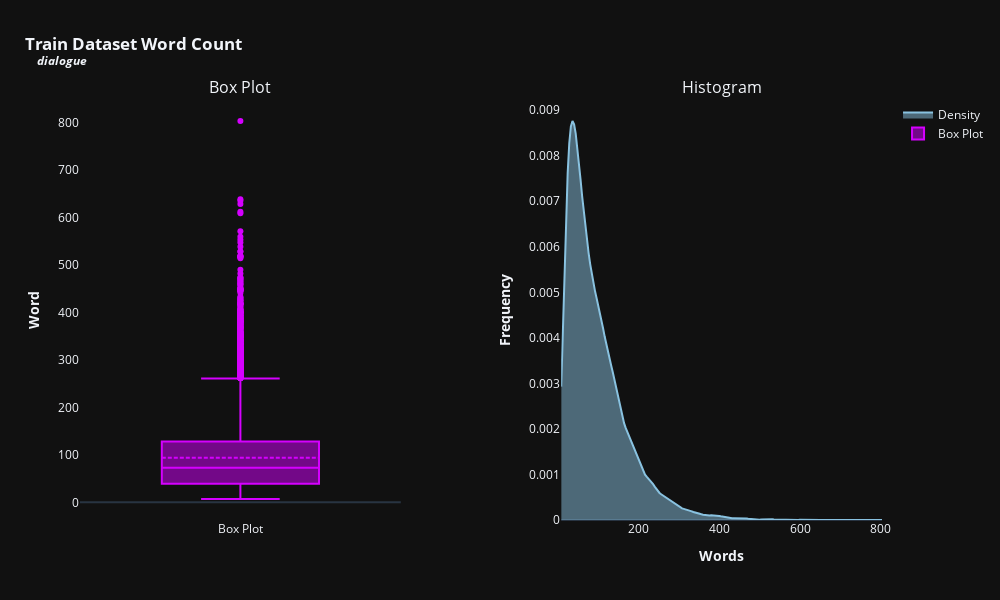
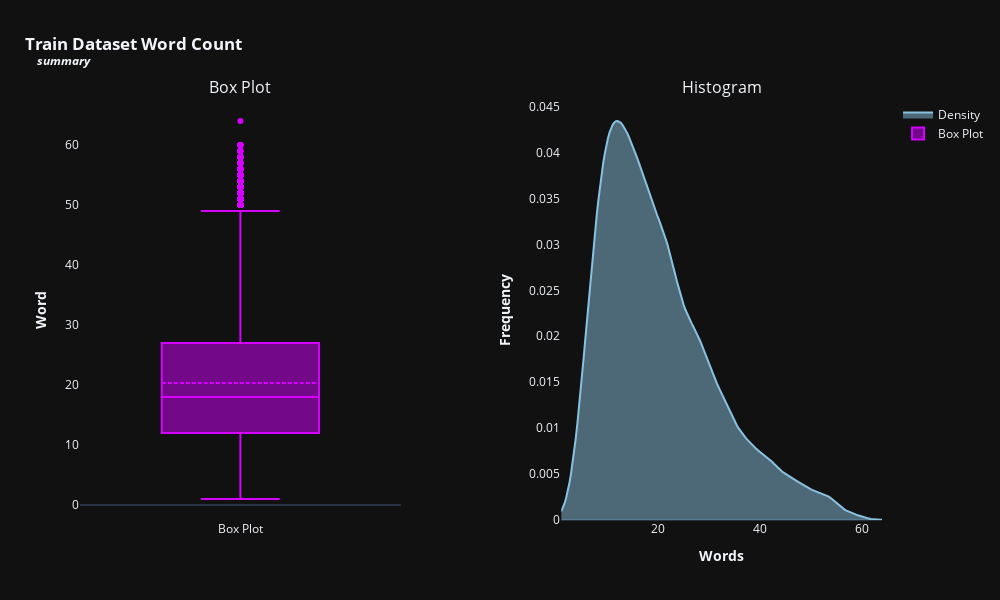

Source (notebook cell) for these figures, in order:
### Code cell
# Data Visualization
import numpy as np
import plotly.graph_objs as go
from plotly.subplots import make_subplots
from plotly.offline import init_notebook_mode
init_notebook_mode(connected=True)

# Statistics & Mathematics
from scipy.stats import gaussian_kde

# paper_color=
# bg_color =

template='plotly_dark'

def histogram_boxplot(df, hist_color, box_color, height, width, legend, name):
    '''This function plots a Histogram and a Box plot side by side
    
    Parameters:
    * hist_color: the color of the histogram
    * box_color: the color of the boxplots
    * heigh and width: Image size
    * legend = Either to display legend or not
    '''
    
    features=df.select_dtypes(include=[np.number]).columns.tolist()
    
    for feat in features:
        try:
            fig=make_subplots(rows=1, cols=2, subplot_titles=['Box Plot', 'Histogram'], horizontal_spacing=0.2)
            density=gaussian_kde(df[feat])
            x_vals=np.linspace(min(df[feat]), max(df[feat]), 200)
            density_vals=density(x_vals)
            
            fig.add_trace(go.Scatter(x=x_vals, y=density_vals, mode='lines', fill='tozeroy', name='Density', line_color=hist_color), row=1, col=2)
            fig.add_trace(go.Box(y=df[feat], name='Box Plot', boxmean=True, line_color=box_color), row=1, col=1)
            fig.update_layout(title={'text':f'<b>{name} Word Count<br><sup><i>&nbsp;&nbsp;&nbsp;&nbsp;{feat}</i></sup></b>', 'x':.025, 'xanchor':'left'}, 
                              margin=dict(t=100),
                              showlegend=legend, 
                              template=template,
                              #plot_bgcolor=bg_color,
                              #paper_bgcolor=paper_color,
                              height=height,
                              width=width,
                             )
            fig.update_yaxes(title_text=f'<b>Word</b>', row=1, col=1, showgrid=False)
            fig.update_xaxes(title_text='', row=1, col=1, showgrid=False)
            fig.update_yaxes(title_text='<b>Frequency</b>', row=1, col=2, showgrid=False)
            fig.update_xaxes(title_text=f'<b>Words</b>', row=1, col=2, showgrid=False)
            
            fig.show()
            print('\n')
        except Exception as e:
            print(f'An error occurred: {e}')
            
    
    
df_text_length=pd.DataFrame() # crating an empty dataframe
for feat in categorical_features: # iterating through features --> dialogue & summary
    df_text_length[feat]=train[feat].apply(lambda x: len(str(x).split())) # counting words for each feature

# ploting histogram-boxplot
histogram_boxplot(df_text_length, '#89c2e0', '#d500ff', 600, 1000, True, 'Train Dataset')

### Figure 1 — Plotly figure (JSON) as saved in the notebook; plotly's stock layout.template omitted (floating-point values rounded to 4 significant figures; data arrays with more than 128 entries replaced by an {"elided": "..."} marker saying what was removed)
{"data": [{"fill": "tozeroy", "line": {"color": "#89c2e0"}, "mode": "lines", "name": "Density", "x": {"elided": "200 int values"}, "y": {"elided": "200 float values"}, "type": "scatter", "xaxis": "x2", "yaxis": "y2"}, {"boxmean": true, "line": {"color": "#d500ff"}, "name": "Box Plot", "y": {"elided": "14731 int values"}, "type": "box", "xaxis": "x", "yaxis": "y"}], "layout": {"xaxis": {"anchor": "y", "domain": [0, 0.4], "title": {"text": ""}, "showgrid": false, "type": "category", "range": [-0.5, 0.5], "autorange": true}, "yaxis": {"anchor": "x", "domain": [0, 1], "title": {"text": "<b>Word</b>"}, "showgrid": false, "type": "linear", "range": [-37.22, 847.2], "autorange": true}, "xaxis2": {"anchor": "y2", "domain": [0.6, 1], "title": {"text": "<b>Words</b>"}, "showgrid": false, "type": "linear", "range": [7, 803], "autorange": true}, "yaxis2": {"anchor": "x2", "domain": [0, 1], "title": {"text": "<b>Frequency</b>"}, "showgrid": false, "type": "linear", "range": [0, 0.009224], "autorange": true}, "annotations": [{"font": {"size": 16}, "showarrow": false, "text": "Box Plot", "x": 0.2, "xanchor": "center", "xref": "paper", "y": 1, "yanchor": "bottom", "yref": "paper"}, {"font": {"size": 16}, "showarrow": false, "text": "Histogram", "x": 0.8, "xanchor": "center", "xref": "paper", "y": 1, "yanchor": "bottom", "yref": "paper"}], "title": {"text": "<b>Train Dataset Word Count<br><sup><i>&nbsp;&nbsp;&nbsp;&nbsp;dialogue</i></sup></b>", "x": 0.025, "xanchor": "left"}, "margin": {"t": 100}, "showlegend": true, "height": 600, "width": 1000}}

### Figure 2 — Plotly figure (JSON) as saved in the notebook; plotly's stock layout.template omitted (floating-point values rounded to 4 significant figures; data arrays with more than 128 entries replaced by an {"elided": "..."} marker saying what was removed)
{"data": [{"fill": "tozeroy", "line": {"color": "#89c2e0"}, "mode": "lines", "name": "Density", "x": {"elided": "200 float values"}, "y": {"elided": "200 float values"}, "type": "scatter", "xaxis": "x2", "yaxis": "y2"}, {"boxmean": true, "line": {"color": "#d500ff"}, "name": "Box Plot", "y": {"elided": "14731 int values"}, "type": "box", "xaxis": "x", "yaxis": "y"}], "layout": {"xaxis": {"anchor": "y", "domain": [0, 0.4], "title": {"text": ""}, "showgrid": false, "type": "category", "range": [-0.5, 0.5], "autorange": true}, "yaxis": {"anchor": "x", "domain": [0, 1], "title": {"text": "<b>Word</b>"}, "showgrid": false, "type": "linear", "range": [-2.5, 67.5], "autorange": true}, "xaxis2": {"anchor": "y2", "domain": [0.6, 1], "title": {"text": "<b>Words</b>"}, "showgrid": false, "type": "linear", "range": [1, 64], "autorange": true}, "yaxis2": {"anchor": "x2", "domain": [0, 1], "title": {"text": "<b>Frequency</b>"}, "showgrid": false, "type": "linear", "range": [0, 0.04572], "autorange": true}, "annotations": [{"font": {"size": 16}, "showarrow": false, "text": "Box Plot", "x": 0.2, "xanchor": "center", "xref": "paper", "y": 1, "yanchor": "bottom", "yref": "paper"}, {"font": {"size": 16}, "showarrow": false, "text": "Histogram", "x": 0.8, "xanchor": "center", "xref": "paper", "y": 1, "yanchor": "bottom", "yref": "paper"}], "title": {"text": "<b>Train Dataset Word Count<br><sup><i>&nbsp;&nbsp;&nbsp;&nbsp;summary</i></sup></b>", "x": 0.025, "xanchor": "left"}, "margin": {"t": 100}, "showlegend": true, "height": 600, "width": 1000}}
